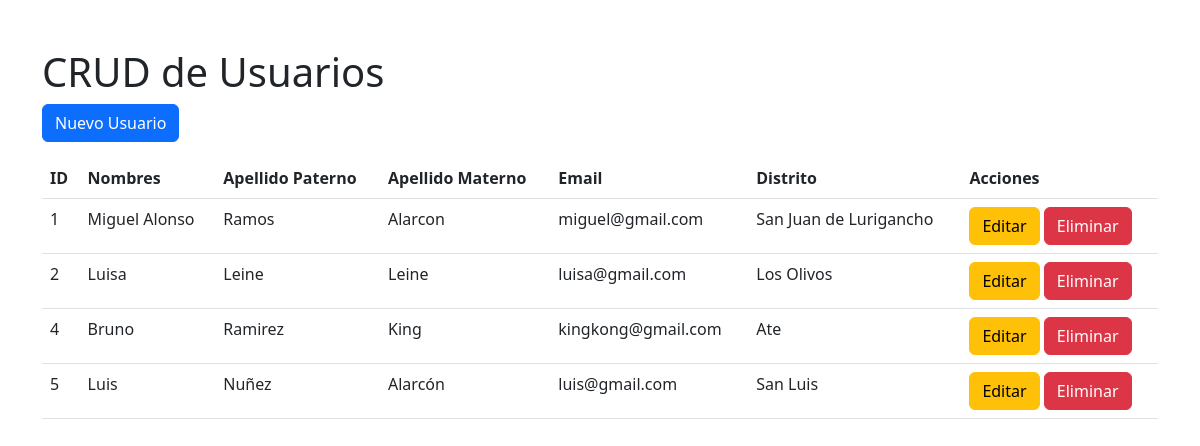
The page / on the database its author committed.
### tables this page shows
CREATE TABLE `tbusuario` (
  `id` int(11) NOT NULL,
  `nombres` varchar(100) NOT NULL,
  `appaterno` varchar(100) NOT NULL,
  `apmaterno` varchar(100) NOT NULL,
  `email` varchar(100) NOT NULL,
  `distrito` varchar(100) NOT NULL
);

### functions.php (called while the page is built, shortened)
<?php
function obtenerUsuarios($pdo) {
    $stmt = $pdo->query("SELECT * FROM tbusuario");
    return $stmt->fetchAll(PDO::FETCH_ASSOC);
}
?>

### index.php (the view, shortened to what this page needs)
<?php
require_once 'functions.php';
$usuarios = obtenerUsuarios($pdo);
?>
<!DOCTYPE html>
<html lang="es">
<head>
    <link href="https://cdn.jsdelivr.net/npm/bootstrap@5.3.0/dist/css/bootstrap.min.css" rel="stylesheet">
</head>
<body>
<div class="container mt-5">
    <h1>CRUD de Usuarios</h1>
    <button class="btn btn-primary" data-bs-toggle="modal" data-bs-target="#nuevoModal">Nuevo Usuario</button>
    <table class="table mt-3">
        <thead>
            <tr>
                <th>ID</th>
                <th>Nombres</th>
                <th>Apellido Paterno</th>
                <th>Apellido Materno</th>
                <th>Email</th>
                <th>Distrito</th>
                <th>Acciones</th>
            </tr>
        </thead>
        <tbody>
            <?php foreach ($usuarios as $usuario): ?>
                <tr>
                    <td><?= $usuario['id'] ?></td>
                    <td><?= htmlspecialchars($usuario['nombres']) ?></td>
                    <td><?= htmlspecialchars($usuario['appaterno']) ?></td>
                    <td><?= htmlspecialchars($usuario['apmaterno']) ?></td>
                    <td><?= $usuario['email'] ?></td>
                    <td><?= htmlspecialchars($usuario['distrito']) ?></td>
                    <td>
                        <button class="btn btn-warning" data-bs-toggle="modal" data-bs-target="#editarModal<?= $usuario['id'] ?>">Editar</button>
                        <button class="btn btn-danger" data-bs-toggle="modal" data-bs-target="#eliminarModal<?= $usuario['id'] ?>">Eliminar</button>
                    </td>
                </tr>
            <?php endforeach; ?>
        </tbody>
    </table>
</div>
</body>
</html>

### rows shown on the page
tbusuario: id "1", nombres "Miguel Alonso", appaterno "Ramos", apmaterno "Alarcon", email "miguel@gmail.com", distrito "San Juan de Lurigancho"
tbusuario: id "2", nombres "Luisa", appaterno "Leine", apmaterno "Leine", email "luisa@gmail.com", distrito "Los Olivos"
tbusuario: id "4", nombres "Bruno", appaterno "Ramirez", apmaterno "King", email "kingkong@gmail.com", distrito "Ate"
tbusuario: id "5", nombres "Luis", appaterno "Nuñez", apmaterno "Alarcón", email "luis@gmail.com", distrito "San Luis"
